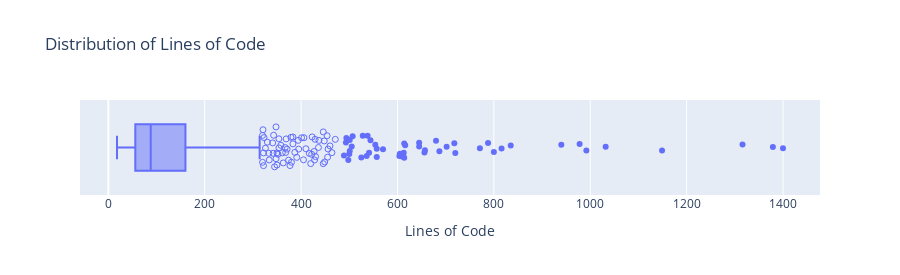

This figure's notebook cell:
### Code cell
# Overall box plot for all code
fig = px.box(df,
             title='Distribution of Lines of Code',
             x='lines',
             height=275,
             hover_data=['project','path','filename'],
             labels={
                 'project': 'Project',
                 'lines': 'Lines of Code',
             },
             points='suspectedoutliers')
fig.update_traces(quartilemethod='linear', jitter=1)
fig.show()

### Figure 1 — Plotly figure (JSON) as saved in the notebook; plotly's stock layout.template omitted (floating-point values rounded to 4 significant figures; data arrays with more than 128 entries replaced by an {"elided": "..."} marker saying what was removed)
{"data": [{"alignmentgroup": "True", "boxpoints": "suspectedoutliers", "customdata": {"elided": "1358x3 str values"}, "hovertemplate": "Lines of Code=%{x}<br>Project=%{customdata[0]}<br>path=%{customdata[1]}<br>filename=%{customdata[2]}<extra></extra>", "jitter": 1, "legendgroup": "", "marker": {"color": "#636efa"}, "name": "", "notched": false, "offsetgroup": "", "orientation": "h", "quartilemethod": "linear", "showlegend": false, "type": "box", "x": {"elided": "1358 int values"}, "x0": " ", "xaxis": "x", "y0": " ", "yaxis": "y"}], "layout": {"boxmode": "group", "height": 275, "legend": {"tracegroupgap": 0}, "title": {"text": "Distribution of Lines of Code"}, "xaxis": {"anchor": "y", "domain": [0.0, 1.0], "title": {"text": "Lines of Code"}}, "yaxis": {"anchor": "x", "domain": [0.0, 1.0]}}}
